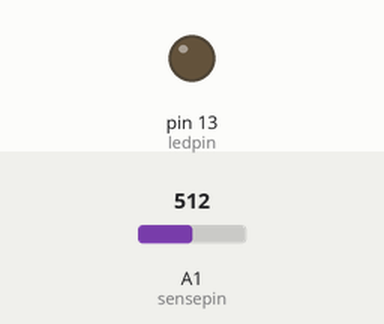
The sketch below on a simulated Arduino Uno, built with avr-gcc and run on an emulated ATmega328P. Shown: output pins drawn as LEDs (lit = HIGH). Inputs (shaded band) come from the test bench; at power-on: A1 (sensepin) = 512.

Above: at 1.2 s.
1.3 s: A1 (sensepin) set to 483
At 2.2 s:
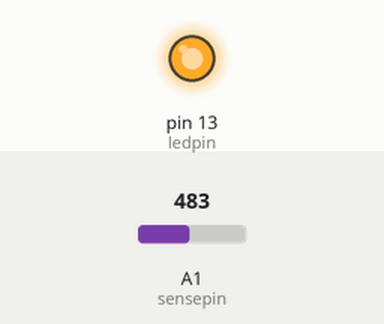
2.8 s: A1 (sensepin) set to 510
At 3.4 s:
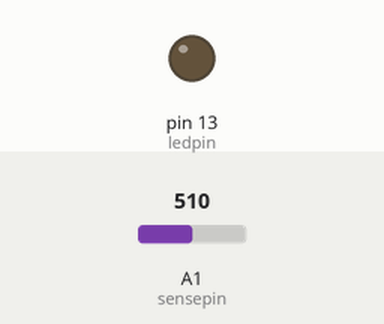
4.3 s: A1 (sensepin) set to 490
At 5.7 s:
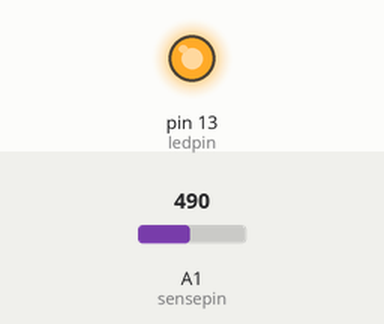
Timing chart, 0 to 7.3 s (numbered marks = the images above; inputs shaded):
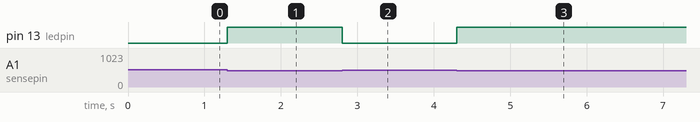

Measured:
- the behaviour switches between 500 and 499 on A1 (sensepin) (found by bisection; images 0 and 1)
- after the input at 1.3 s, pin 13 (ledpin): LOW → HIGH at once
- after the input at 2.8 s, pin 13 (ledpin): HIGH → LOW at once
- after the input at 4.3 s, pin 13 (ledpin): LOW → HIGH at once

The sketch:

ambient_light.ino
```cpp
// If there is ambient light then the led should turn on!!
int sensepin = 1;// Defining the ldr sensor at A1
int ledpin = 13;
void setup()
{
  analogReference(DEFAULT);// It's not needed as it is done by arduino itself
  pinMode(ledpin, OUTPUT);// Initialising the led as output
  pinMode(sensepin, INPUT);

}

void loop()
{
  int val = analogRead(sensepin);//Reading the value and storing it in another variable

  if(val >= 500)
  {
    digitalWrite(ledpin, LOW);
  }
  else
  {
    digitalWrite(ledpin, HIGH);
  }


}
```
